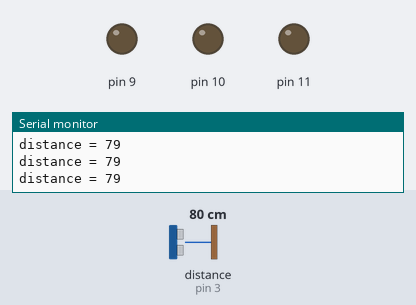
Recording of a sketch running on a simulated Arduino Uno, built with avr-gcc and run on an emulated ATmega328P. Parts: output pins drawn as LEDs (lit = HIGH), the last lines printed to the serial monitor. Wiring (inferred from the names in the program): ultrasonic range finder: trigger pin 2; echo pin 3. Dashed ring = blinking. The test bench sets the inputs (shaded band); at power-on: distance to the obstacle (sensor on pin 3) 80 cm. The echo pulse lasts 58.3 µs per cm; pins used as bus, display or sensor lines are not drawn.

Above: at 1.2 s.
1.3 s: distance to the obstacle (sensor on pin 3) set to 33 cm
2.9 s: distance to the obstacle (sensor on pin 3) set to 28 cm
At 3.29 s:
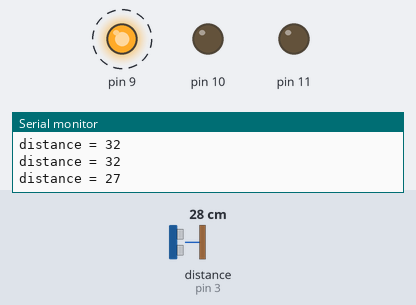
5.9 s: distance to the obstacle (sensor on pin 3) set to 2 cm
At 6.31 s:
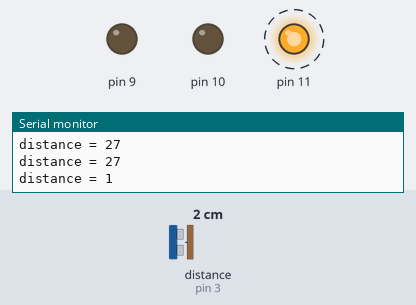
8.9 s: distance to the obstacle (sensor on pin 3) set to 9 cm
11.9 s: distance to the obstacle (sensor on pin 3) set to 12 cm
At 12.33 s:
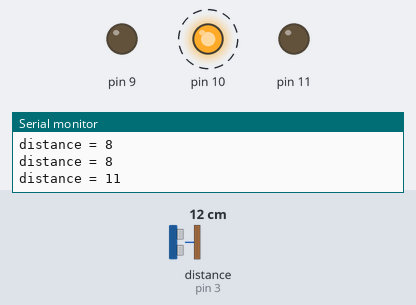
14.9 s: distance to the obstacle (sensor on pin 3) set to 4 cm
At 15.05 s:
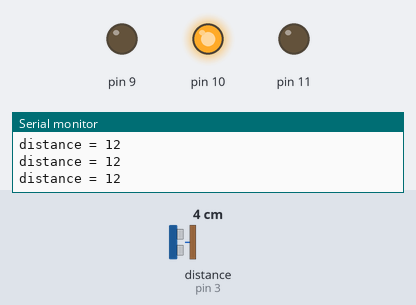
Timing chart, 0 to 18.9 s (numbered marks = the images above; inputs shaded):
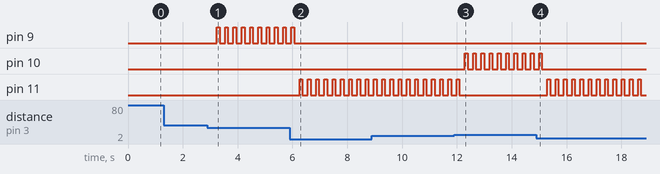

Measured:
- the behaviour switches between 31 and 30 cm on distance to the obstacle (sensor on pin 3) (found by bisection; images 0 and 1)
- the behaviour switches between 10 and 11 cm on distance to the obstacle (sensor on pin 3) (found by bisection; images 2 and 3)
- after the input at 2.9 s, pin 9: alternates HIGH for 0.10 s and LOW for 0.20 s, starting after 0.34 s
- after the input at 5.9 s, pin 9: goes on until 6.1 s, then stays LOW; pin 11: alternates HIGH for 0.10 s and LOW for 0.20 s, starting after 0.37 s
- after the input at 11.9 s, pin 10: alternates HIGH for 0.10 s and LOW for 0.20 s, starting after 0.39 s; pin 11: goes on until 12.1 s, then stays LOW
- after the input at 14.9 s, pin 10: goes on until 15.1 s, then stays LOW; pin 11: alternates HIGH for 0.10 s and LOW for 0.20 s, starting after 0.40 s

The sketch:

ChoUmPa.ino
```cpp
void setup() {
  Serial.begin(9600);
  pinMode(2, OUTPUT); //Trig - 초음파 발생
  pinMode(3, INPUT); //Echo - 신호를 받아야함.
}

void loop() {
  analogWrite(9, 0); //루프를 돌때마다 처음은 꺼놓은 상태.
  analogWrite(10, 0);
  analogWrite(11, 0);

  digitalWrite(2, HIGH); //초음파 - Trig는 HIGH가 들어오면 신호가 발사됨.
  delayMicroseconds(10);//아두이노보드를 찰나만 멈춤 - HIGH신호를 잠깐 멈춤. 계속보내면 언제보낸건지 모르니까 ㅇㅇ
  digitalWrite(2, LOW); // 초음파 그만 발사해 Trig!!라는 뜻 LOW를 줘서 이제 Trig는 초음파를 발사하지않음.

  long duration = pulseIn(3, HIGH); //신호가 들어오는 3번핀이 HIGH가 되는 시간을 duration으로 반환 3번은 Echo핀임.
  //Echo핀에 초음파가 들어오는걸 확인하는게 pulseIn 함수임.
  if(duration == 0){ //측정이 안되면 아래문장들은 실행안하게끔 loop로 바로 돌아가게 해줌.
    return; // loop로 돌아감
  }

  long distance = duration / 58.2; //58.2인 이유 초음파는 29.1 마이크로초에 1cm를 감. 왔다 갔다니까 2배를 곱하니까 58.2 마이크로초
  char pr[12];
  sprintf(pr, "distance = %d", distance);
  Serial.println(pr);
  delay(200);

  if(distance < 10){
    analogWrite(11, 255);
  }else if(distance <20){
    analogWrite(10, 255);
  }else if(distance <30){
    analogWrite(9, 255);
  }
  delay(100);
}
```
